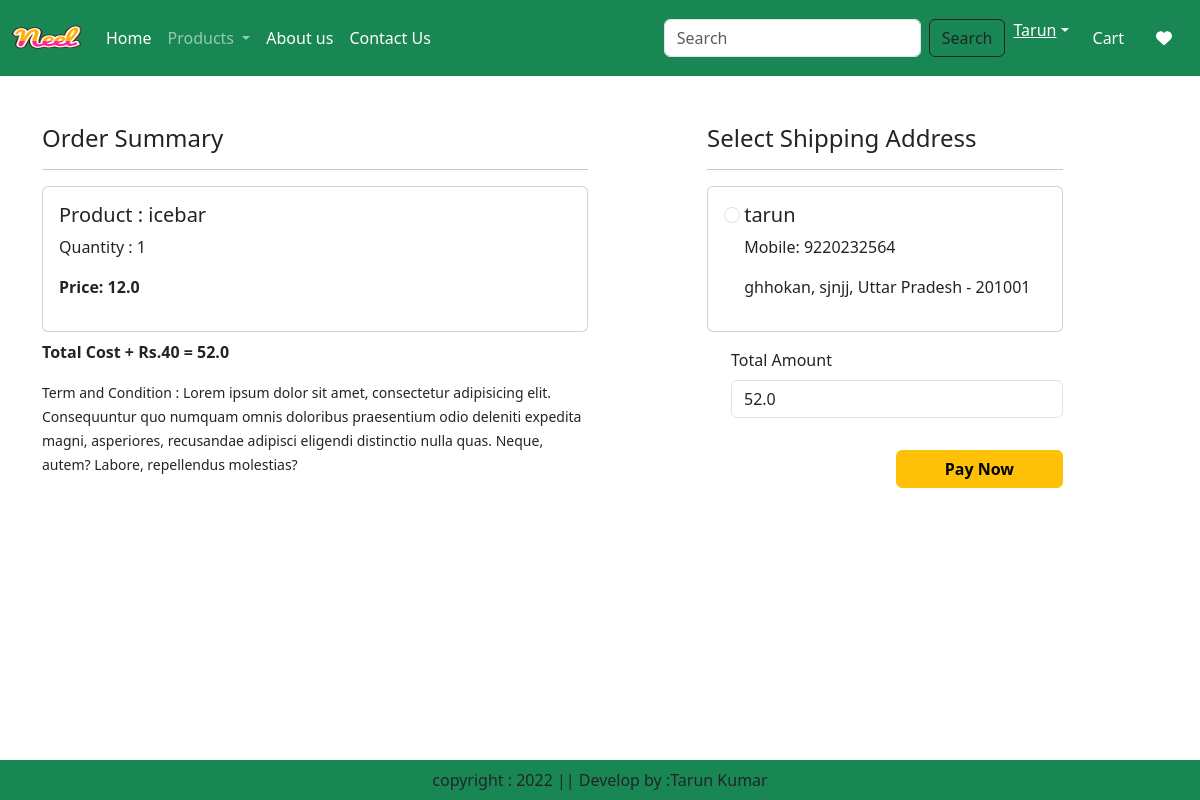
/checkout/ (signed in), run on the app's committed database.
### app/models.py (models this page shows, shortened)
class Cart(models.Model):
    user=models.ForeignKey(User,on_delete=models.CASCADE)
    product=models.ForeignKey(Product,on_delete=models.CASCADE)
    quantity=models.PositiveIntegerField(default=1)

class Product(models.Model):
    title=models.CharField(max_length=100)
    selling_price=models.FloatField()
    discounted_price=models.FloatField()
    description=models.TextField()
    compostion=models.TextField(default='')
    prodapp=models.TextField(default='')
    category=models.CharField(choices=CATEGORY_CHOICES,max_length=2)
    product_images=models.ImageField(upload_to='product')

class Customer(models.Model):
    user=models.ForeignKey(User,on_delete=models.CASCADE)
    name=models.CharField(max_length=200)
    locality=models.CharField(max_length=200)
    city=models.CharField(max_length=50)
    mobile=models.IntegerField(default=0)
    zipcode=models.IntegerField()
    state=models.CharField(choices=STATE_CHOICES,max_length=100)

### app/views.py (the view, shortened to what this page needs)
# urls.py: path('checkout/',views.checkout.as_view(),name='checkout'),
@method_decorator(login_required,name='dispatch')
class checkout(View):
    def get(self, request):
        totalitem=0
        wishitem=0
        if request.user.is_authenticated:
          totalitem=len(Cart.objects.filter(user=request.user))
          wishitem=len(Wishlist.objects.filter(user=request.user))
        user = request.user
        add = Customer.objects.filter(user=user)
        cart_items = Cart.objects.filter(user=user)
        famount = 0
        for p in cart_items:
            famount += p.quantity * p.product.discounted_price
        totalamount = famount + 40
        return render(request, 'app/checkout.html', {
            'add': add,
            'cart_items': cart_items,
            'totalamount': totalamount
        })

### app/templates/app/checkout.html (shortened to what this page needs)
{% extends 'app/base.html' %}
{% load static %}
{% block main-content %}
<div class="container">
<div class="row mt-5">
    <div class="col-sm-6">
        <h4>Order Summary</h4>
        <hr>
        {% for item in cart_items %}
         <div class="card mb-2">
            <div class="card-body">
                <h5>Product :  {{item.product.title}}</h5>
                <p>Quantity :  {{item.quantity}}</p>
                <p class="fw-bold">Price: {{item.product.discounted_price}}</p>
            </div>
         </div>
         {% endfor %}
         <p class="fw-bold">Total Cost + Rs.40 = {{totalamount}}</p>
         <small>Term and Condition : Lorem ipsum dolor sit amet, consectetur adipisicing elit. Consequuntur quo numquam omnis doloribus praesentium odio deleniti expedita magni, asperiores, recusandae adipisci eligendi distinctio nulla quas. Neque, autem? Labore, repellendus molestias?</small>
    </div>
    <div class="col-sm-4 offset-sm-1">
        <h4>Select Shipping Address</h4>
        <hr>
        <form method="post" id="myform">
          {% for ad in add %}
<div class="card mb-3">
    <div class="card-body">
        <input class="form-check-input" type="radio"
               name="custid"
               id="custadd{{forloop.counter}}"
               value="{{ad.id}}">
        <label for="custadd{{forloop.counter}}" style="cursor:pointer;">
            <h5>{{ad.name}}</h5>
            <p>Mobile: {{ad.mobile}}</p>
            <p>{{ad.locality}}, {{ad.city}}, {{ad.state}} - {{ad.zipcode}}</p>
        </label>
    </div>
</div>
{% endfor %}
             <div class="form-check mb-3">
                <label for="totalamount" class="form-label">Total Amount</label>
                <input type="number" class="form-control" name="totalamount" value="{{totalamount}}" readonly>
             </div>
             <div class="text-end">
                 <button type="button" id="checkout-button" class="btn btn-warning mt-3 px-5 fw-bold">
    Pay Now
</button>
             </div>
        </form>
    </div>
</div>
</div>
{% endblock main-content %}

### data on the page
Cart: product "icebar", quantity "1", product.discounted_price "12.0"
Customer: name "tarun", mobile "9220232564", locality "ghhokan", city "sjnjj", state "Uttar Pradesh", zipcode "201001"

### other printed values
{{ totalamount }} "52.0"
